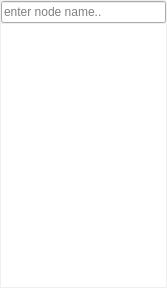
<?xml version="1.0" encoding="UTF-8"?>
<ui version="4.0">
 <class>Form</class>
 <widget class="QWidget" name="Form">
  <property name="geometry">
   <rect>
    <x>0</x>
    <y>0</y>
    <width>167</width>
    <height>288</height>
   </rect>
  </property>
  <property name="windowTitle">
   <string>Form</string>
  </property>
  <layout class="QVBoxLayout" name="verticalLayout">
   <property name="spacing">
    <number>1</number>
   </property>
   <property name="leftMargin">
    <number>1</number>
   </property>
   <property name="topMargin">
    <number>1</number>
   </property>
   <property name="rightMargin">
    <number>1</number>
   </property>
   <property name="bottomMargin">
    <number>1</number>
   </property>
   <item>
    <widget class="QLineEdit" name="lineEdit">
     <property name="locale">
      <locale language="English" country="UnitedStates"/>
     </property>
     <property name="placeholderText">
      <string>enter node name..</string>
     </property>
     <property name="clearButtonEnabled">
      <bool>true</bool>
     </property>
    </widget>
   </item>
   <item>
    <widget class="QListWidget" name="listWidget">
     <property name="frameShape">
      <enum>QFrame::NoFrame</enum>
     </property>
     <property name="frameShadow">
      <enum>QFrame::Sunken</enum>
     </property>
     <property name="sortingEnabled">
      <bool>true</bool>
     </property>
    </widget>
   </item>
  </layout>
 </widget>
 <resources/>
 <connections/>
</ui>
